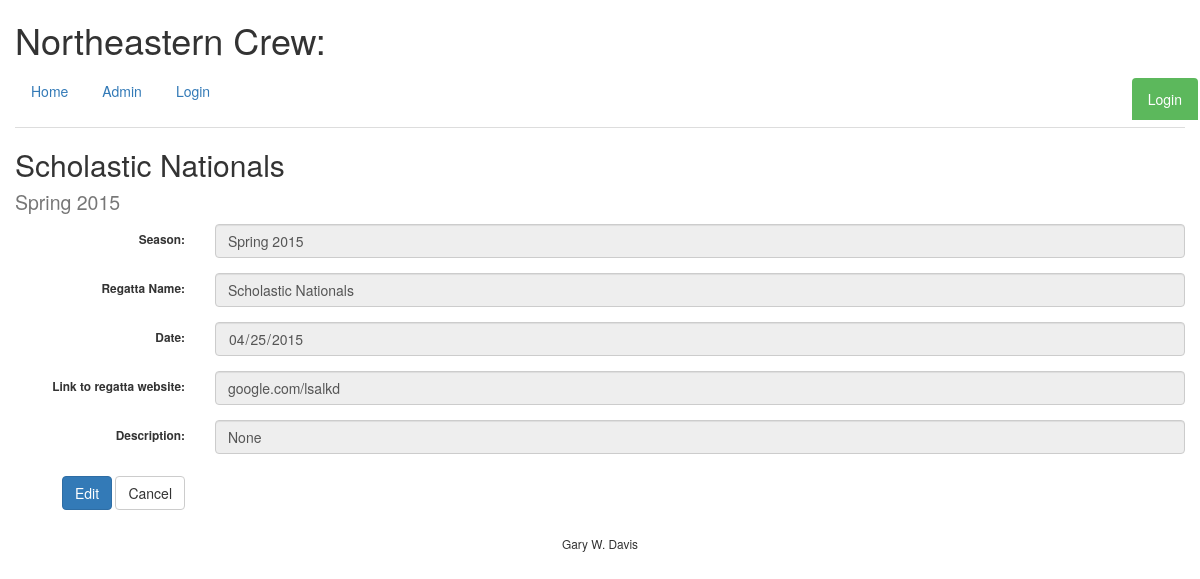
The app's page /regatta/5/, older data.
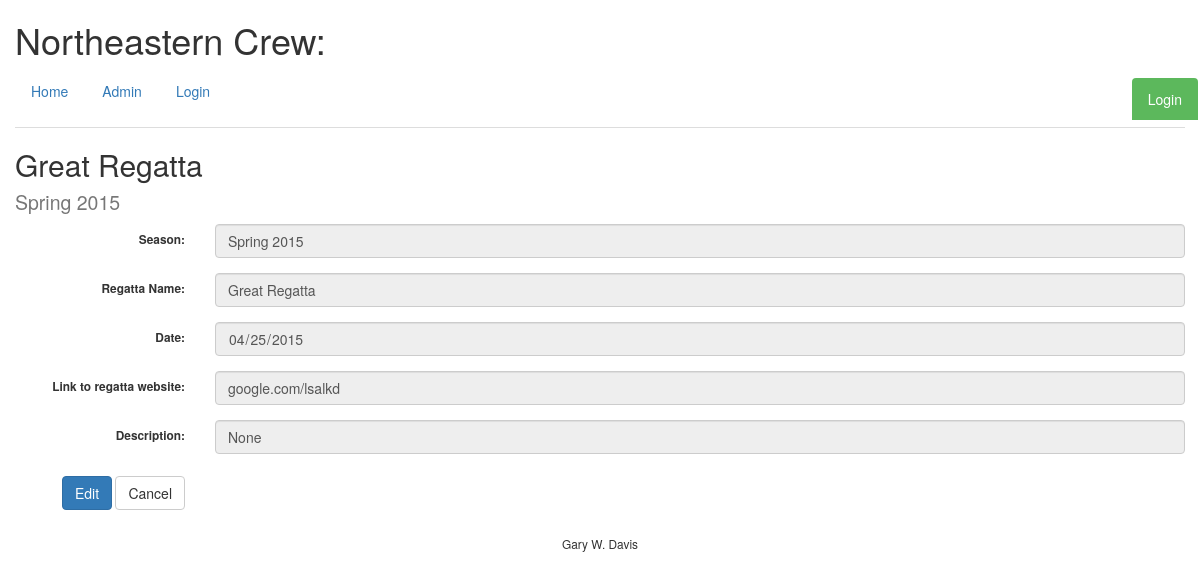
The same page, newer data.
### database_setup.py (models this page shows, shortened)
class Regattas(Base):
    __tablename__ = 'regattas'
    id = Column(Integer, primary_key=True)
    name = Column(String(250), nullable=False)
    season_id = Column(Integer, ForeignKey('seasons.id'), nullable=False)
    date = Column(DateTime)
    description = Column(String(250))
    weblink = Column(String(250))
    rower = relationship('Rowers', secondary='rowerregattas')
    season = relationship('Seasons')

### rowing.py (the view)
@app.route('/regatta/<regatta_id>/')
def showRegatta(regatta_id):
    regatta = db_helper.get_regatta_from_regatta_id(regatta_id)
    return render_template('regatta.html', regatta=regatta)

### db_helper.py (called while the page is built)
def get_regatta_from_regatta_id(regatta_id):
    return session.query(Regattas).get(regatta_id)

### templates/regatta.html
{% extends "base.html" %}
{% block content %}
<h2>{{regatta.name}}<br><small>{{regatta.season.name}}</h2>
<form class="form-horizontal" action="{{ url_for('editRegatta', regatta_id=regatta.id)}}" method = 'get'>
	<div class='form-group'>
    <label for="inputSeason" class="control-label col-xs-2">Season:</label>
    <div class="col-xs-10">
    	<input type='text' class="form-control" id="inputSeason" name='season_id' value='{{regatta.season.name}}' disabled="">
    </div>
  </div>
	<div class='form-group'>
    <label for="inputName" class="control-label col-xs-2">Regatta Name:</label>
    <div class="col-xs-10">
      <input type='text' class="form-control" id="inputName" name='name' value='{{regatta.name}}' disabled="">
    </div>
  </div>
	<div class='form-group'>
    <label for="inputDate" class="control-label col-xs-2">Date:</label>
    <div class="col-xs-10">
      <input type=date class="form-control" id="inputDate" name='date' value={{regatta.date.strftime('%Y-%m-%d')}} disabled="">
    </div>
  </div>
	<div class='form-group'>
    <label for="inputLink" class="control-label col-xs-2">Link to regatta website:</label>
    <div class="col-xs-10">
      <input type='text' class="form-control" id="inputLink" name='weblink' value='{{regatta.weblink}}' disabled="">
    </div>
  </div>
  <div class='form-group'>
    <label for="inputDescr" class="control-label col-xs-2">Description:</label>
    <div class="col-xs-10">
      <input type='text' class="form-control" id="inputDescr" name='description' value='{{regatta.description}}' disabled="">
    </div>
  </div>
  <div class='form-group'>
    <div class="control-label col-xs-2">
      <a class="btn btn-primary" href='{{url_for('editRegatta', regatta_id=regatta.id)}}' role="button">Edit</a>
      <a class="btn btn-default" onclick="goBack()" role="button">Cancel</a>
    </div>
  </div>
</form>
{% endblock %}

Row changes from the older to the newer data that the page shows:
changed Regattas "google.com/lsalkd": name "Scholastic Nationals" → "Great Regatta"
